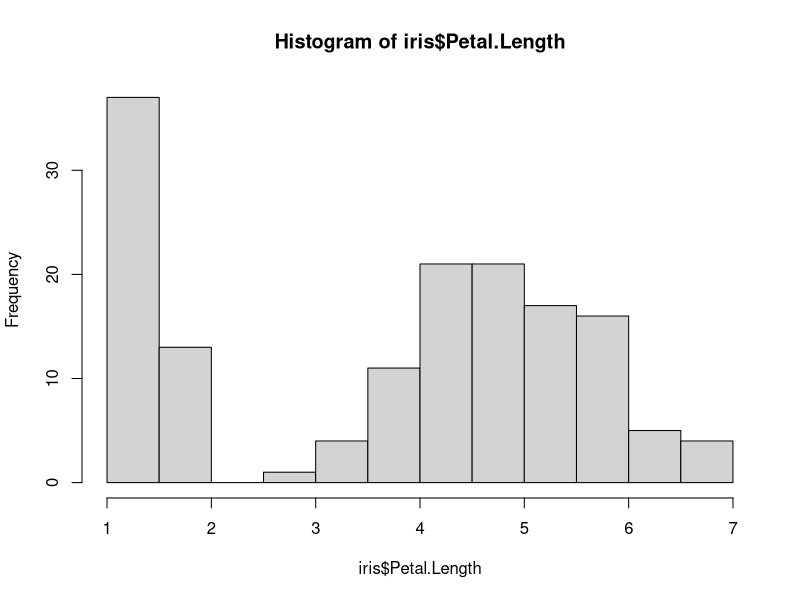
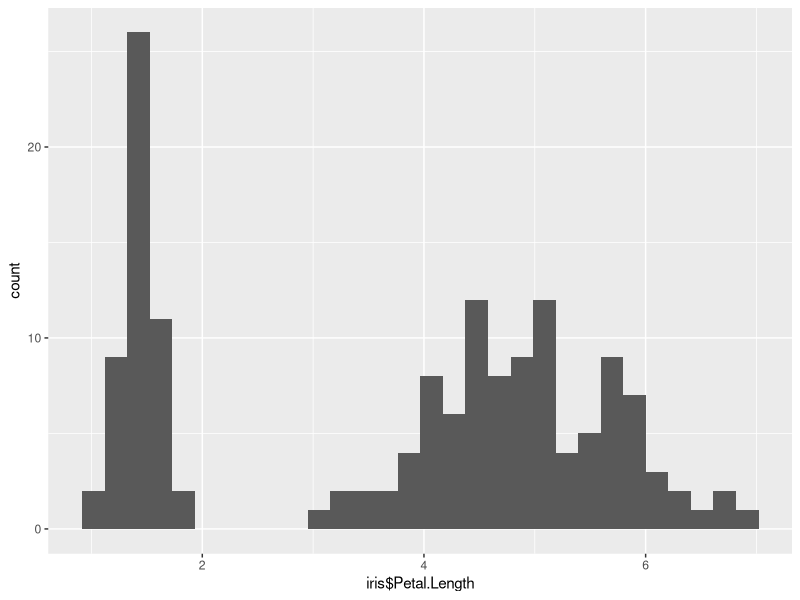

Write the R code that produced these figures, in order.
##Case study 1 9/3/24
#loading
data("iris")

install.packages("ggplot2")
library(ggplot2)
#summary
summary(iris)

#store mean as named object
petal_length_mean <- mean(iris$Petal.Length)

#histogram petal length
hist(iris$Petal.Length)

ggplot() +
geom_histogram(aes(iris$Petal.Length))
